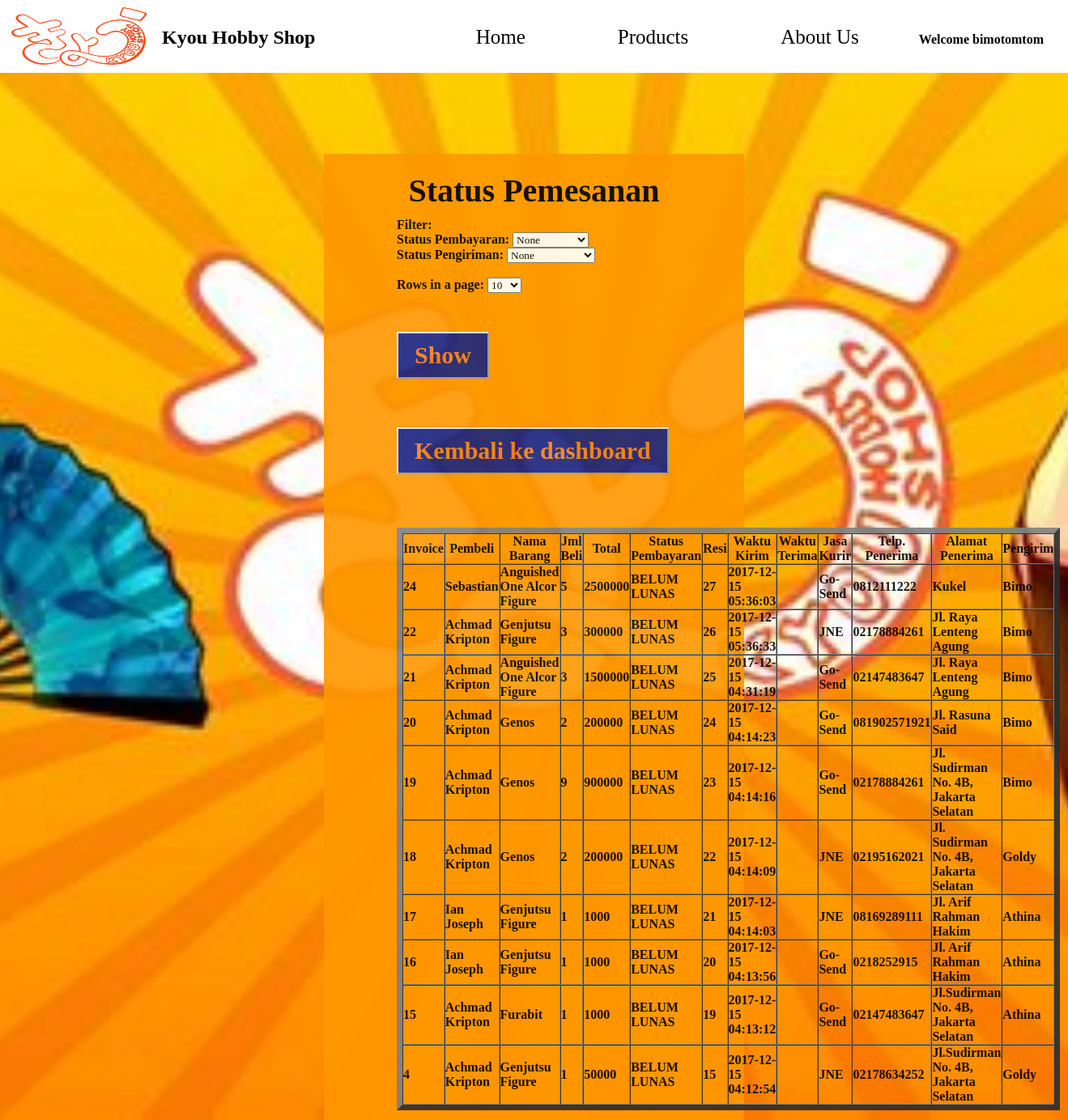
The page /kyou/cek_status.php (signed in) on the database its author committed.
### tables this page shows
CREATE TABLE `pembelian` (
  `invoice` int(11) NOT NULL,
  `jml_pembelian` int(11) NOT NULL,
  `metode_bayar` text NOT NULL,
  `ket_status` text NOT NULL,
  `ongkir` int(11) NOT NULL,
  `total` int(11) NOT NULL,
  `username` varchar(15) NOT NULL
);

### kyou/cek_status.php (the view, shortened to what this page needs)
<?php
	$dbname="kyou";
	$dbuser="user";
	$dbhost="localhost";
	$dbpass="";
	$connection = mysqli_connect($dbhost, $dbuser, $dbpass, $dbname);
?>
<!DOCTYPE html>
<html>
<head>
	<link rel="stylesheet" type="text/css" href="style_send.css">
</head>
<body>
	<div id="main">
		<nav>
		 <img src="logo.jpg" width="200" height="90" align="left">
		 <h1 align="left"> Kyou Hobby Shop  </h1>
			<ul>
				<li><a href="index.php">Home</a></li>
				<li><a href="#">Products</a></li>
				<li><a href="#">About Us </a></li>
				<li> <b>Welcome <?php echo $_SESSION['login_user']; ?></li>
			</ul>
		</nav>
	</div>
	<div class="container">
		<h1 align="center">Status Pemesanan</h1>
			<form action="cek_status.php" method="get">
				<label>Filter: </label> <br>
				<label>Status Pembayaran: </label>
				<select name="status_bayar">
				  <option value="">None</option>
				</select>
				<br>
				<label>Status Pengiriman: </label>
				<select name="status_kirim">
				  <option value="">None</option>
				</select>
				<br><br>
				<label>Rows in a page:</label>
				<select  name="limit">
				  <option value="10" selected>10</option>
				</select>
				<br><br>
				<input type="submit" value="Show" class="btn">
			</form>
			<form action="dash_karyawan.php" method="post">
				<input type="submit" value="Kembali ke dashboard" class="btn">
			</form>
			<br><br>
<?php
	$sql = "SELECT * FROM status";
		$sql = $sql . " ORDER BY invoice DESC";
		if(isset($_GET['limit'])){
			$sql = $sql . " LIMIT " . $_GET['limit'];
		} else {
			$sql = $sql . " LIMIT 10";
		}
	$result = $connection->query($sql);
	if ($result->num_rows > 0) {
?>
<table cellpadding ="5" cellspacing ="0" border ="7" style:"color:#0066cc;" align="center">
		<tr>
			<th>Invoice</th>
			<th>Pembeli</th>
			<th>Nama Barang</th>
			<th>Jml Beli</th>
			<th>Total</th>
			<th>Status Pembayaran</th>
			<th>Resi</th>
			<th>Waktu Kirim</th>
			<th>Waktu Terima</th>
			<th>Jasa Kurir</th>
			<th>Telp. Penerima</th>
			<th>Alamat Penerima</th>
			<th>Pengirim</th>
		</tr>
<?php
		while($row = $result->fetch_assoc()) {
?>
		<tr>
			<td> <?php echo $row["invoice"]; ?> </td>
			<td><?php echo $row["pembeli"]; ?> </td>
			<td><?php echo $row["nama_barang"]; ?> </td>
			<td><?php echo $row["jml_pembelian"]; ?> </td>
			<td><?php echo $row["total"]; ?> </td>
			<td><?php echo $row["ket_status"]; ?> </td>
			<td><?php echo $row["resi"]; ?></td>
			<td><?php echo $row["waktu_kirim"]; ?></td>
			<td><?php echo $row["waktu_terima"]; ?></td>
			<td><?php echo $row["kurir"]; ?></td>
			<td><?php echo $row["telp_penerima"]; ?></td>
			<td><?php echo $row["alamat"]; ?></td>
			<td><?php echo $row["pengirim"]; ?></td>
		</tr>
<?php
		}
?>
		</table>
<?php
	} else {
		echo "0 results";
	}
?>
</div>
</body>
</html>

### kyou/style_send.css (style rules this page uses)
* { margin: 0; padding: 0; font-family: "calibri"; }
html, body { height: 100%; width: 100%; }
body { position: relative; background-image: url(back.jpg); background-position: center; background-size: cover; display: inline-block; flex-direction: column; }
#main { position: relative; width: 100%; }
.container { position: relative; padding: 12px 90px; margin-bottom: 10px; margin-top: 100px; margin-left: 400px; margin-right: 400px; background: #FF9800; opacity: 0.9; }
nav { position: relative; width: 100%; height: 90px; background-color: white; line-height: 92px; }
nav ul { float: right; }
nav h1 { float: left; }
nav ul li { list-style-type: none; display: inline-block; margin-right: 30px }
nav ul li a { text-decoration: none; font-size: 25px; color: black; padding: 40px; transition: 0.8s all; }
.container h1 { font-family: Raleway; font-size: 40px; color: black; margin: 10px auto; }
.btn { background: #1A237E; color: #F57F17; font-weight:bold; font-size: 30px; text-decoration: none; padding: 10px 20px; font-family: calibri; cursor:pointer; margin: 30px auto; transition: 0.8s; border-color: unset; }

### rows shown on the page
pembelian: invoice "24", pembeli "Sebastian", nama_barang "Anguished One Alcor Figure", jml_pembelian "5", total "2500000", ket_status "BELUM LUNAS", resi "27", waktu_kirim "2017-12-15 05:36:03", kurir "Go-Send", telp_penerima "0812111222", alamat "Kukel", pengirim "Bimo"
pembelian: invoice "22", pembeli "Achmad Kripton", nama_barang "Genjutsu Figure", jml_pembelian "3", total "300000", ket_status "BELUM LUNAS", resi "26", waktu_kirim "2017-12-15 05:36:33", kurir "JNE", telp_penerima "02178884261", alamat "Jl. Raya Lenteng Agung", pengirim "Bimo"
pembelian: invoice "21", pembeli "Achmad Kripton", nama_barang "Anguished One Alcor Figure", jml_pembelian "3", total "1500000", ket_status "BELUM LUNAS", resi "25", waktu_kirim "2017-12-15 04:31:19", kurir "Go-Send", telp_penerima "02147483647", alamat "Jl. Raya Lenteng Agung", pengirim "Bimo"
pembelian: invoice "20", pembeli "Achmad Kripton", nama_barang "Genos", jml_pembelian "2", total "200000", ket_status "BELUM LUNAS", resi "24", waktu_kirim "2017-12-15 04:14:23", kurir "Go-Send", telp_penerima "081902571921", alamat "Jl. Rasuna Said", pengirim "Bimo"
pembelian: invoice "19", pembeli "Achmad Kripton", nama_barang "Genos", jml_pembelian "9", total "900000", ket_status "BELUM LUNAS", resi "23", waktu_kirim "2017-12-15 04:14:16", kurir "Go-Send", telp_penerima "02178884261", alamat "Jl. Sudirman No. 4B, Jakarta Selatan", pengirim "Bimo"
pembelian: invoice "18", pembeli "Achmad Kripton", nama_barang "Genos", jml_pembelian "2", total "200000", ket_status "BELUM LUNAS", resi "22", waktu_kirim "2017-12-15 04:14:09", kurir "JNE", telp_penerima "02195162021", alamat "Jl. Sudirman No. 4B, Jakarta Selatan", pengirim "Goldy"
pembelian: invoice "17", pembeli "Ian Joseph", nama_barang "Genjutsu Figure", jml_pembelian "1", total "1000", ket_status "BELUM LUNAS", resi "21", waktu_kirim "2017-12-15 04:14:03", kurir "JNE", telp_penerima "08169289111", alamat "Jl. Arif Rahman Hakim", pengirim "Athina"
pembelian: invoice "16", pembeli "Ian Joseph", nama_barang "Genjutsu Figure", jml_pembelian "1", total "1000", ket_status "BELUM LUNAS", resi "20", waktu_kirim "2017-12-15 04:13:56", kurir "Go-Send", telp_penerima "0218252915", alamat "Jl. Arif Rahman Hakim", pengirim "Athina"
pembelian: invoice "15", pembeli "Achmad Kripton", nama_barang "Furabit", jml_pembelian "1", total "1000", ket_status "BELUM LUNAS", resi "19", waktu_kirim "2017-12-15 04:13:12", kurir "Go-Send", telp_penerima "02147483647", alamat "Jl.Sudirman No. 4B, Jakarta Selatan", pengirim "Athina"
pembelian: invoice "4", pembeli "Achmad Kripton", nama_barang "Genjutsu Figure", jml_pembelian "1", total "50000", ket_status "BELUM LUNAS", resi "15", waktu_kirim "2017-12-15 04:12:54", kurir "JNE", telp_penerima "02178634252", alamat "Jl.Sudirman No. 4B, Jakarta Selatan", pengirim "Goldy"

### other values the page prints
$_SESSION['login_user'] "bimotomtom"
